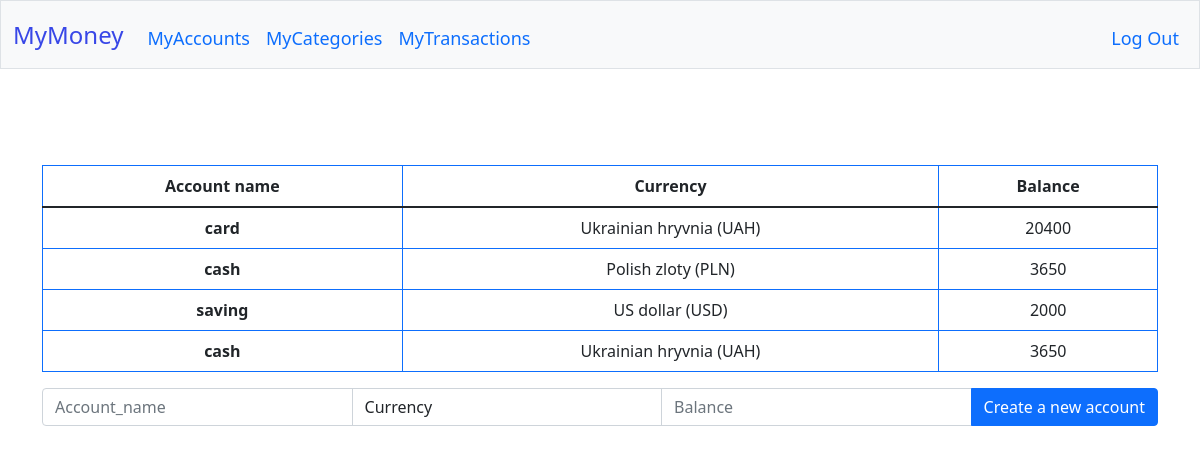
/account (signed in), run on the app's committed database.
### tables this page shows
CREATE TABLE accounts (
    user_id NOT NULL,
    account_name TEXT NOT NULL,
    currency INTEGER NOT NULL,
    balance NUMERIC NOT NULL DEFAULT 0.00, currency_symbol);

### app.py (the view)
@app.route("/account", methods=["GET", "POST"])
@login_required
def account():
    rows = db.execute("SELECT account_name, currency, balance, currency_symbol FROM accounts WHERE user_id= :user_id", user_id=session["user_id"])
    accounts = []
    for row in rows:
        accounts.append(list((row['account_name'], row['currency'], row['balance'], row['currency_symbol'])))
    if request.method == "POST":
        account_name = request.form.get("account_name")
        currency = request.form.get("currency")
        balance = request.form.get("balance")
        if not account_name:
            return render_template("account.html", accounts=accounts, currencies=CURRENCIES, message="Please, create a name for your account")
        if not currency or currency not in CURRENCIES:
            return render_template("account.html", accounts=accounts, currencies=CURRENCIES, message="Please, choose the currency from the field")
        if not balance or balance.isdigit == False:
            return render_template("account.html", accounts=accounts, currencies=CURRENCIES, message="Please, add the current balance")
        if account_name not in accounts:
            db.execute("INSERT INTO accounts (user_id, account_name, currency, balance, currency_symbol) VALUES (:user_id, :account_name, :currency, :balance, :currency_symbol)",
                            user_id=session["user_id"], account_name=account_name, currency=currency, balance=balance, currency_symbol=CURRENCIES[currency])
        return render_template("account.html", accounts=accounts, currencies=CURRENCIES, message="You've created a new account")
    else:
        return render_template("account.html", accounts=accounts , currencies=CURRENCIES)

### app.py (called while the page is built)
@app.after_request
def after_request(response):
    response.headers["Cache-Control"] = "no-cache, no-store, must-revalidate"
    response.headers["Expires"] = 0
    response.headers["Pragma"] = "no-cache"
    return response

### helpers.py (called while the page is built)
def login_required(f):
    @wraps(f)
    def decorated_function(*args, **kwargs):
        if session.get("user_id") is None:
            return redirect("/login")
        return f(*args, **kwargs)
    return decorated_function

### templates/account.html (shortened to what this page needs)
{% extends "layout.html" %}
{% block main %}
<main class="container py-5 text-center">
    <table class="table table-bordered border-primary">
      <thead>
          <tr>
              <th class="text-middle">Account name</th>
              <th class="text-middle"> Currency </th>
              <th class="text-middle"> Balance </th>
          </tr>
      </thead>
      <tbody>
          {% for account in accounts %}
              <tr>
                <th class="text-middle">{{ account[0] }}</th>
                <td class="text-middle">{{ account[1] }}</td>
                <td class="text-middle">{{ account[2] }}</td>
              </tr>
          {% endfor %}
      </tbody>
  </table>
  <div>
    <form action="/account" method="post">
        <div class="input-group">
                <input autocomplete="off" autofocus class="form-control" id="account_name" name="account_name" placeholder="Account_name" type="text">
                <select autocomplete="off" autofocus class="form-control" id="currency" name="currency">
                    <option disabled selected value="">Currency</option>
                </select>
            <input autocomplete="off" autofocus class="form-control" id="balance" name="balance" placeholder="Balance" type="text">
            <button class="btn btn-primary" type="submit" id="create">Create a new account</button>
        </div>
     </form>
 </div>
</main>
{% endblock %}

### data on the page
accounts: account_name "card", currency "Ukrainian hryvnia (UAH)", balance "20400"
accounts: account_name "cash", currency "Polish zloty (PLN)", balance "3650"
accounts: account_name "saving", currency "US dollar (USD)", balance "2000"
accounts: account_name "cash", currency "Ukrainian hryvnia (UAH)", balance "3650"
